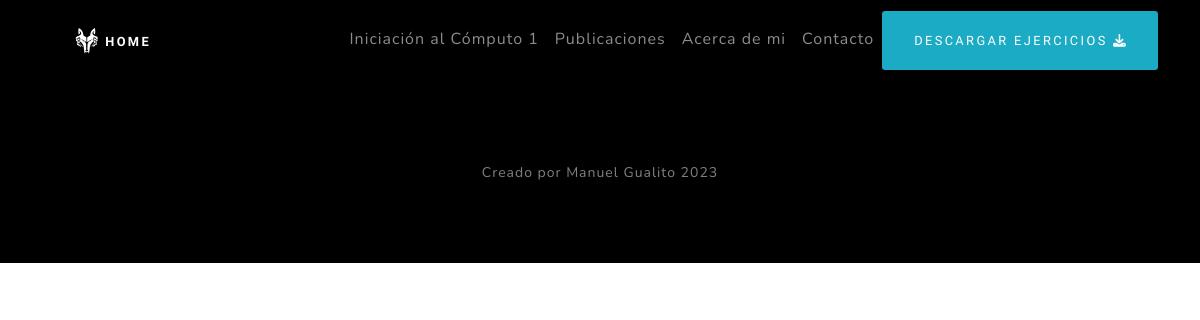
/blog/, run on an earlier commit of the app's database.
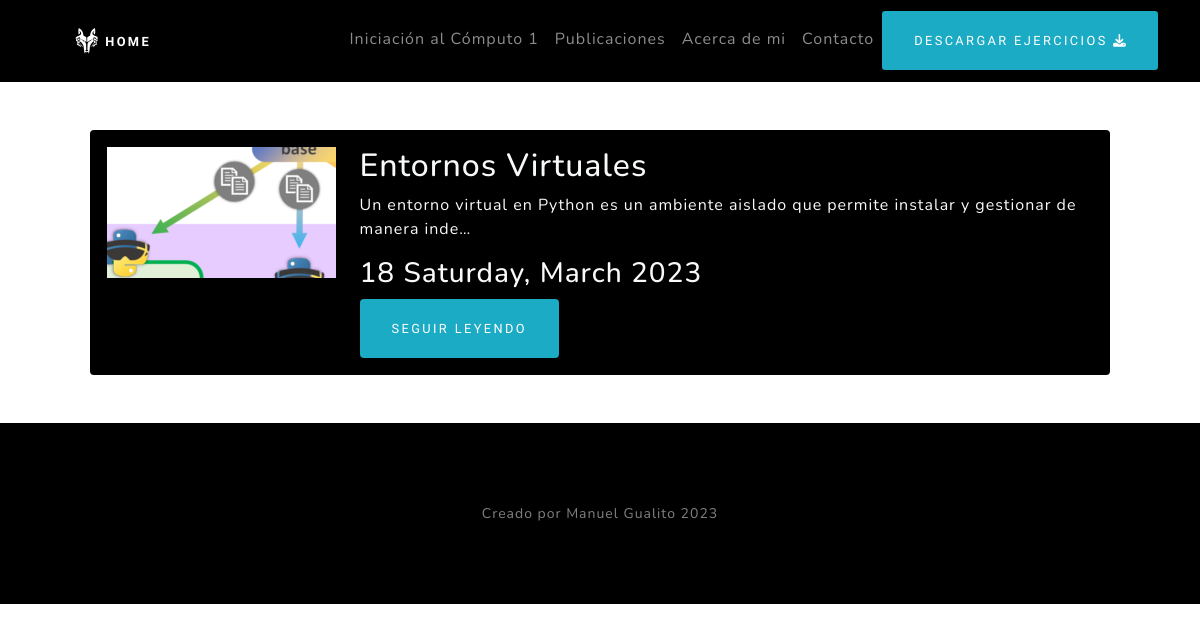
And on a later commit of the database.
### blog/models.py (models this page shows)
class Post(models.Model):
    title = models.CharField(max_length=100)
    description = models.TextField()
    image = models.ImageField(upload_to='blog/images')
    date = models.DateField(datetime.date.today)

### blog/views.py (the view)
# urls.py: path('',render_posts, name='posts'),
def render_posts(request):
    posts = Post.objects.all()
    return render(request, 'posts.html', {'posts':posts})

### blog/templates/posts.html
{% extends 'layout.html' %}
{% block content %}
{% for post in posts %}
<div class="container">
    <div class="p-5">
        <div class="card card-body bg-black">
            <div class="row">
                <div class="col-3">
                    <img src="{{post.image.url}}" alt="{{post.title}}" class="img-fluid">
                </div>
                <div class="col-9 flex-sm-wrap">
                    <h2 class="text-light">{{post.title}}</h2>
                    <p class="text-light">{{post.description|striptags|truncatechars:100}}</p>
                    <h3 class="text-light">{{post.date|date:'d l, F Y'}}</h3>
                    <a href="{%url 'blog:post_detail' post.id%}" class="btn btn-info" target="_blank">Seguir leyendo</a>
                </div>
            </div>
        </div>
    </div>
</div>
{% endfor %}
{% endblock %}

### portafolio/templates/layout.html (shortened to what this page needs)
{% load static %}
<!DOCTYPE html>
<html lang="en">
<head>
    <link href="https://cdn.jsdelivr.net/npm/bootstrap@5.0.2/dist/css/bootstrap.min.css" rel="stylesheet">
    <link rel="stylesheet" href="{% static 'main.css' %}">
</head>
<body class="text-black">
    {% include 'partials/navbar.html' %}
        {% block content  %}
        {% endblock  %}
    <footer class="footer bg-black small text-center text-white-50">
        <div class="container px-4 px-lg-5">
            Creado por Manuel Gualito 2023
        </div>
    </footer>
</body>
</html>

### portafolio/templates/partials/navbar.html (shortened to what this page needs)
{%load static%}
<nav class="navbar navbar-expand-lg navbar-dark bg-black" id="mainNav">
  <div class="container container-fluid">
    <a class="navbar-brand fw-bold btn btn-1" href="/"><i class="fa-2xl fa-brands fa-wolf-pack-battalion"></i> HOME </a>
    <div class="collapse navbar-collapse" id="navbarResponsive">
      <ul class="navbar-nav ms-auto">
        <li class="nav-item pt-2">
          <a class="nav-link btn-1" href="{% url 'ejercicios:ejercicios' %}">Iniciación al Cómputo 1</a>
        </li>
        <li class="nav-item pt-2">
          <a class="nav-link btn-1" href="{% url 'blog:posts' %}">Publicaciones</a>
        </li>
        <li class="nav-item pt-2">
          <a class="nav-link btn-1" href="#about">Acerca de mi</a>
        </li>
        <li class="nav-item pt-2">
          <a class="nav-link btn-1" href="#contacto">Contacto</a>
        </li>
        <li class="nav-item d-flex align-items-center">
          <a class="btn btn-info btn-sm btn-1" href="{% static 'portfolio/portada.pdf' %}" target="_blank"> Descargar ejercicios <i class="fa-solid fa-download"></i></a>
        </li>
      </ul>
    </div>
  </div>
</nav>

What changed in the data, as far as the page shows it:
added Post: image (picture), title "Entornos Virtuales", description "Un entorno virtual en Python es un ambiente aislado que permite instalar y gestionar de manera inde…", date "18 Saturday, March 2023"
